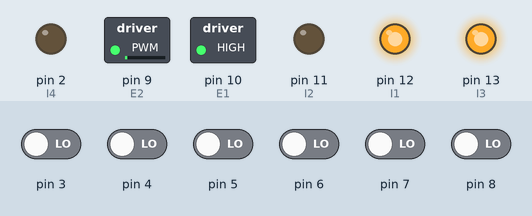
Recording of a sketch running on a simulated Arduino Uno, built with avr-gcc and run on an emulated ATmega328P. On the bench: switched loads named in the sketch (green lamp = pin HIGH), output pins drawn as LEDs (lit = HIGH). Inputs (shaded band) come from the test bench; at power-on: pin 3–8 LOW.

Above: at 11.8 s.
11.9 s: pin 4 driven HIGH
At 12.4 s:
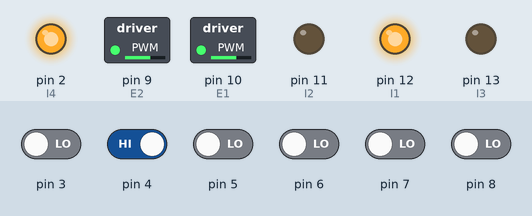
13.4 s: pin 6 driven HIGH
At 14.6 s:
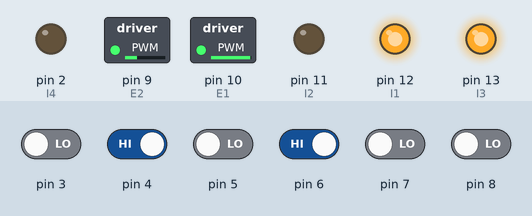
14.9 s: pin 7 driven HIGH
At 15.5 s:
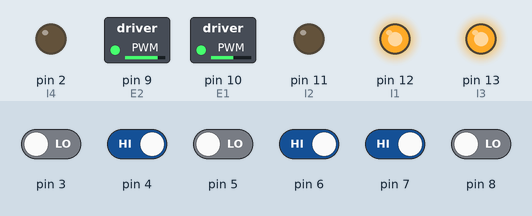
16.4 s: pin 5 driven HIGH
At 17.6 s:
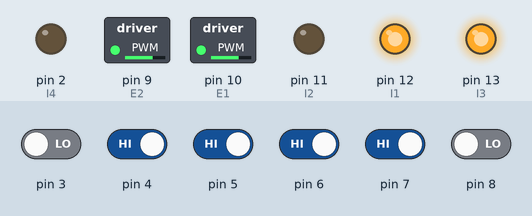
17.9 s: pin 8 driven HIGH
At 19.0 s:
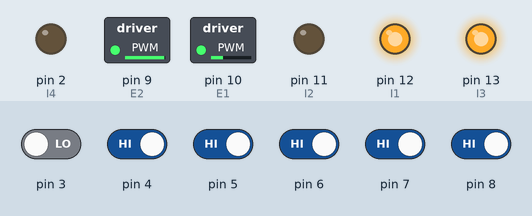
19.4 s: pin 4 driven LOW
At 19.9 s:
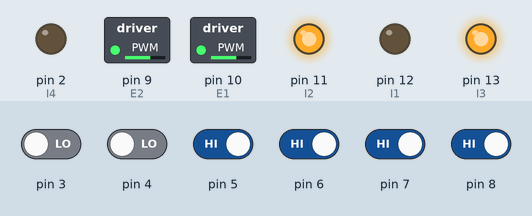
Timing chart, 0 to 21.9 s (numbered marks = the images above; inputs shaded):
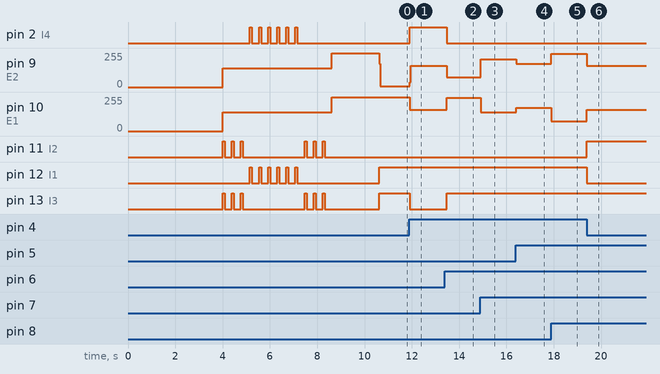

The sketch:

Line_follower.ino
```cpp
#include <QTRSensors.h>

#define E1 10  // Enable Pin for motor 1
#define E2 9  // Enable Pin for motor 2

#define I1 12  // Control pin 1 for motor 1
#define I2 11  // Control pin 2 for motor 1
#define I3 13  // Control pin 1 for motor 2
#define I4 2  // Control pin 2 for motor 2
#define Kp 0.2
#define Kd 2
#define rightMaxSpeed 250
#define leftMaxSpeed 250
#define rightBaseSpeed 175
#define leftBaseSpeed 175
#define NUM_SENSORS 6
#define TIMEOUT 2500

#define p 12
#define x 140

QTRSensorsRC qtrrc((unsigned char[]) { 3, 4, 5, 6, 7, 8} ,NUM_SENSORS, TIMEOUT);

unsigned int sensorValues[NUM_SENSORS];

void setup()
{

  pinMode(E1, OUTPUT);
  pinMode(E2, OUTPUT);
  pinMode(I1, OUTPUT);
  pinMode(I2, OUTPUT);
  pinMode(I3, OUTPUT);
  pinMode(I4, OUTPUT);
  delay(4000);
  int i;
  for (int i=0;i<p;i++)
  {if (i>=p/4 && i<3*p/4)
    {analogWrite(E1, x); // Run in half speed
    analogWrite(E2, x); // Run in full speed

    digitalWrite(I1, HIGH);
    digitalWrite(I2, LOW);
    digitalWrite(I3, LOW);
    digitalWrite(I4, HIGH);}
  else
    {analogWrite(E1, x); // Run in half speed
    analogWrite(E2, x); // Run in full speed

    digitalWrite(I1, LOW);
    digitalWrite(I2, HIGH);
    digitalWrite(I3, HIGH);
    digitalWrite(I4, LOW);}
    qtrrc.calibrate();
    delay(60);
    digitalWrite(I1, LOW);
    digitalWrite(I2, LOW);
    digitalWrite(I3, LOW);
    digitalWrite(I4, LOW);
    delay(300);}
    analogWrite(E1, 255); // Run in half speed
    analogWrite(E2, 255); // Run in full speed

    digitalWrite(I1, LOW);
    digitalWrite(I2, LOW);
    digitalWrite(I3, LOW);
    digitalWrite(I4, LOW);
  delay(2000);
  Serial.begin(9600);
}

int lastError = 0;

void loop()
{
  unsigned int sensors[6];
  int position = qtrrc.readLine(sensors);
  int error = position - 2500;
  int motorSpeed = Kp*error+Kd*(error-lastError);
  lastError = error;
  int rightMotorSpeed = rightBaseSpeed+motorSpeed;
  int leftMotorSpeed = leftBaseSpeed-motorSpeed;


  if(rightMotorSpeed>rightMaxSpeed) rightMotorSpeed = rightMaxSpeed;
  if(leftMotorSpeed>leftMaxSpeed) leftMotorSpeed = leftMaxSpeed;
  if(rightMotorSpeed < 0) rightMotorSpeed = 0;
  if(leftMotorSpeed < 0) leftMotorSpeed = 0;
  if(position == 0 || position == 5000)
    {analogWrite(E2, rightBaseSpeed);
    analogWrite(E1, leftBaseSpeed);

    digitalWrite(I1, HIGH);
    digitalWrite(I2, LOW);
    digitalWrite(I3, HIGH);
    digitalWrite(I4, LOW);}
  if(position > 3200 && position < 5000)
    {

      analogWrite(E1, 160);
    analogWrite(E2, 160);

    digitalWrite(I1, LOW);
    digitalWrite(I2, HIGH);
    digitalWrite(I3, HIGH);
    digitalWrite(I4, LOW);
    delay(90);}
  else if(position < 1800 && position > 0)
    {

      analogWrite(E1, 160);
    analogWrite(E2, 160);

    digitalWrite(I1, HIGH);
    digitalWrite(I2, LOW);
    digitalWrite(I3, LOW);
    digitalWrite(I4, HIGH);
    delay(90);}

  else
    {analogWrite(E2, rightMotorSpeed);
    analogWrite(E1, leftMotorSpeed);

    digitalWrite(I1, HIGH);
    digitalWrite(I2, LOW);
    digitalWrite(I3, HIGH);
    digitalWrite(I4, LOW);
    }
    /*int sensorValue = analogRead(A0);
    // print out the value you read:
    Serial.println(sensorValue);
    delay(1000);
    Serial.print('\t');
    int sensorValue2 = analogRead(A1);
    // print out the value you read:
    Serial.println(sensorValue2);
    delay(1000);
    Serial.print('\t');
    Serial.println(position);
    Serial.print('\t');
    Serial.println(rightMotorSpeed);
    Serial.print('\t');
    Serial.println(leftMotorSpeed);*/
}
```

Measured:
- after the input at 11.9 s, pin 2 (I4): LOW → HIGH at once; pin 9 (E2): 4/255 → 160/255 at once; pin 10 (E1): 255/255 → 160/255 at once; pin 13 (I3): HIGH → LOW at once
- after the input at 13.4 s, pin 2 (I4): HIGH → LOW after 0.08 s; pin 9 (E2): 160/255 → 75/255 after 0.08 s; pin 10 (E1): 160/255 → 250/255 after 0.08 s; pin 13 (I3): LOW → HIGH after 0.08 s
- after the input at 14.9 s, pin 9 (E2): 75/255 → 208/255 at once; pin 10 (E1): 250/255 → 142/255 at once
- after the input at 16.4 s, pin 9 (E2): 208/255 → 175/255 at once; pin 10 (E1): 142/255 → 175/255 at once
- after the input at 17.9 s, pin 9 (E2): 175/255 → 250/255 at once; pin 10 (E1): 175/255 → 75/255 at once
- after the input at 19.4 s, pin 9 (E2): 250/255 → 160/255 at once; pin 10 (E1): 75/255 → 160/255 at once; pin 11 (I2): LOW → HIGH at once; pin 12 (I1): HIGH → LOW at once
